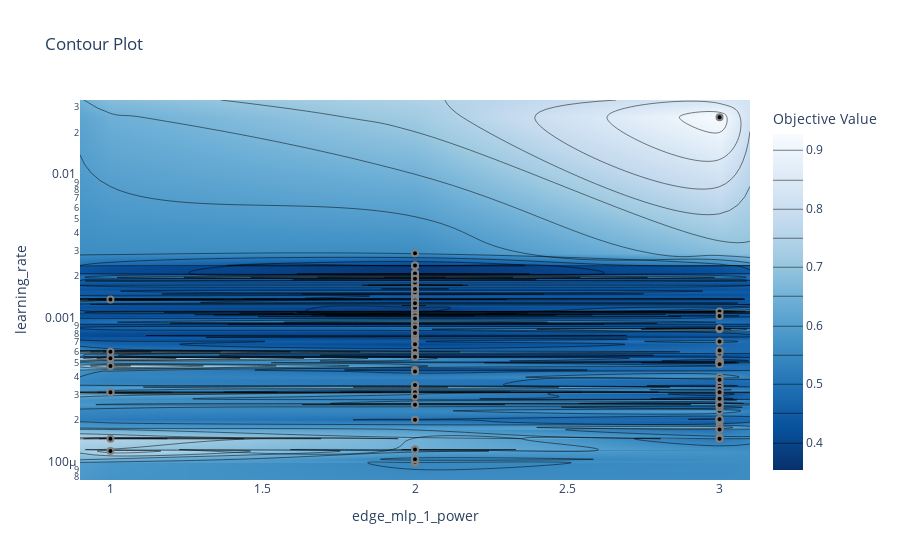

Notebook code for this chart:
### Code cell
# plot the estimated accuracy surface over hyperparameters:
fig = optuna.visualization.plot_contour(study_vis, params=['learning_rate', 'edge_mlp_1_power'])
fig.show()

### Figure 1 — Plotly figure (JSON) as saved in the notebook; plotly's stock layout.template omitted (floating-point values rounded to 4 significant figures; data arrays with more than 128 entries replaced by an {"elided": "..."} marker saying what was removed)
{"data": [{"colorbar": {"title": {"text": "Objective Value"}}, "colorscale": [[0, "rgb(247,251,255)"], [0.125, "rgb(222,235,247)"], [0.25, "rgb(198,219,239)"], [0.375, "rgb(158,202,225)"], [0.5, "rgb(107,174,214)"], [0.625, "rgb(66,146,198)"], [0.75, "rgb(33,113,181)"], [0.875, "rgb(8,81,156)"], [1, "rgb(8,48,107)"]], "connectgaps": true, "contours": {"coloring": "heatmap"}, "hoverinfo": "none", "line": {"smoothing": 1.3}, "reversescale": true, "type": "contour", "x": [0.9, 1, 2, 3, 3.1], "y": {"elided": "133 float values"}, "z": {"elided": "133x5 float values"}}, {"marker": {"color": "black", "line": {"color": "Grey", "width": 2}}, "mode": "markers", "showlegend": false, "type": "scatter", "x": {"elided": "131 int values"}, "y": {"elided": "131 float values"}}], "layout": {"title": {"text": "Contour Plot"}, "xaxis": {"range": [0.9, 3.1], "title": {"text": "edge_mlp_1_power"}}, "yaxis": {"range": [-4.116, -1.472], "title": {"text": "learning_rate"}, "type": "log"}}}
